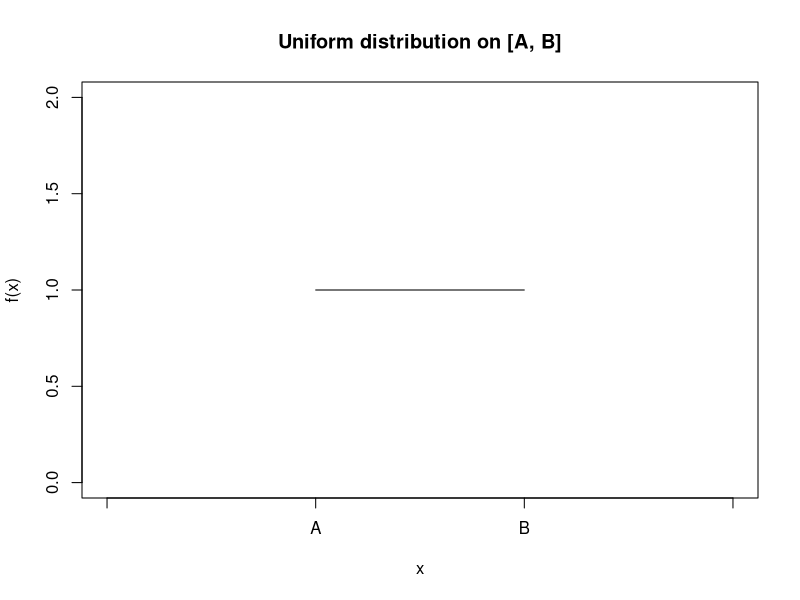
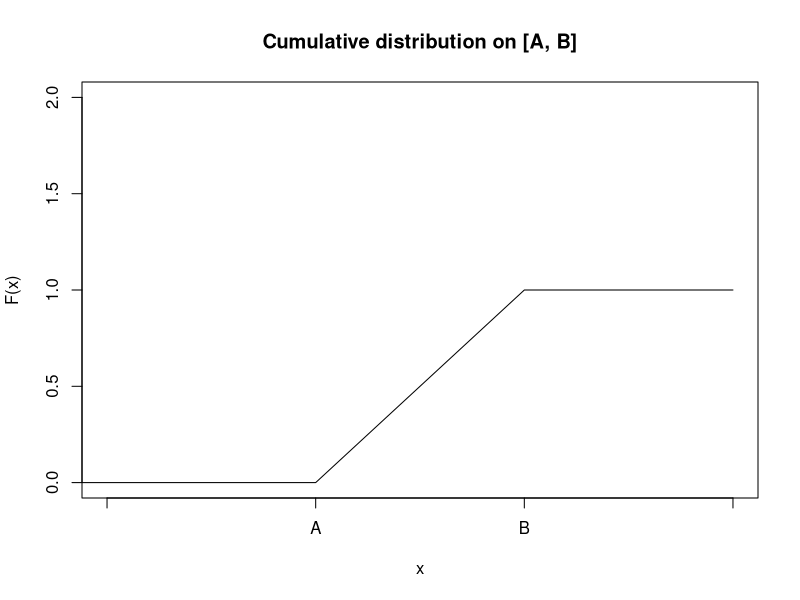

Source code (R) for these figures, in order:
## ---- chunk 1
knitr::opts_chunk$set(echo = TRUE)
library(ggplot2)
## ---- chunk 2
xy <-{1 * 0.0002} / {1 * 0.0002 + 0.01*0.9998}
xy
## ---- chunk 3
y=c(1, 1)
x=c(2, 3)
plot(x, y, type="l", xlim=c(1,4),ylim=c(0,2), ylab="f(x)", axes= FALSE)
title(quote("Uniform distribution on [A, B]"))
#title(quote("axis(1, .., gap.axis = f)," ~~ f >= 0))
axis(1, 1:4, c(' ', 'A', 'B', ' '))
axis(2)
box()
## ---- chunk 4
y=c(0, 0, 1, 1)
x=c(0, 2, 3, 4)
plot(x, y, type="l", xlim=c(1,4),ylim=c(0,2), ylab="F(x)", axes= FALSE)
title(quote("Cumulative distribution on [A, B]"))
axis(1, 1:4, c(' ', 'A', 'B', ' '))
axis(2)
box()
